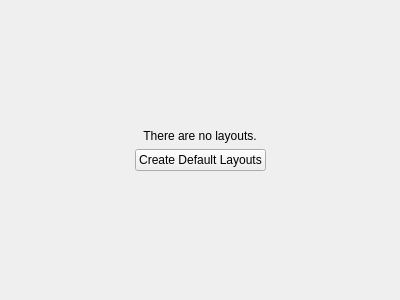
<?xml version="1.0" encoding="UTF-8"?>
<ui version="4.0">
 <class>NoLayoutsWidget</class>
 <widget class="QWidget" name="NoLayoutsWidget">
  <property name="geometry">
   <rect>
    <x>0</x>
    <y>0</y>
    <width>400</width>
    <height>300</height>
   </rect>
  </property>
  <property name="windowTitle">
   <string>Form</string>
  </property>
  <property name="autoFillBackground">
   <bool>false</bool>
  </property>
  <layout class="QVBoxLayout" name="verticalLayout">
   <item>
    <spacer name="topSpacer">
     <property name="orientation">
      <enum>Qt::Orientation::Vertical</enum>
     </property>
     <property name="sizeHint" stdset="0">
      <size>
       <width>20</width>
       <height>40</height>
      </size>
     </property>
    </spacer>
   </item>
   <item>
    <widget class="QLabel" name="label">
     <property name="text">
      <string>There are no layouts.</string>
     </property>
     <property name="alignment">
      <set>Qt::AlignmentFlag::AlignCenter</set>
     </property>
     <property name="buddy">
      <cstring>createDefaultLayoutsButton</cstring>
     </property>
    </widget>
   </item>
   <item>
    <layout class="QHBoxLayout" name="horizontalLayout">
     <item>
      <spacer name="leftSpacer">
       <property name="orientation">
        <enum>Qt::Orientation::Horizontal</enum>
       </property>
       <property name="sizeHint" stdset="0">
        <size>
         <width>40</width>
         <height>20</height>
        </size>
       </property>
      </spacer>
     </item>
     <item>
      <widget class="QPushButton" name="createDefaultLayoutsButton">
       <property name="text">
        <string>Create Default Layouts</string>
       </property>
      </widget>
     </item>
     <item>
      <spacer name="rightSpacer">
       <property name="orientation">
        <enum>Qt::Orientation::Horizontal</enum>
       </property>
       <property name="sizeHint" stdset="0">
        <size>
         <width>40</width>
         <height>20</height>
        </size>
       </property>
      </spacer>
     </item>
    </layout>
   </item>
   <item>
    <spacer name="bottomSpacer">
     <property name="orientation">
      <enum>Qt::Orientation::Vertical</enum>
     </property>
     <property name="sizeHint" stdset="0">
      <size>
       <width>20</width>
       <height>40</height>
      </size>
     </property>
    </spacer>
   </item>
  </layout>
 </widget>
 <tabstops>
  <tabstop>createDefaultLayoutsButton</tabstop>
 </tabstops>
 <resources/>
 <connections/>
</ui>
